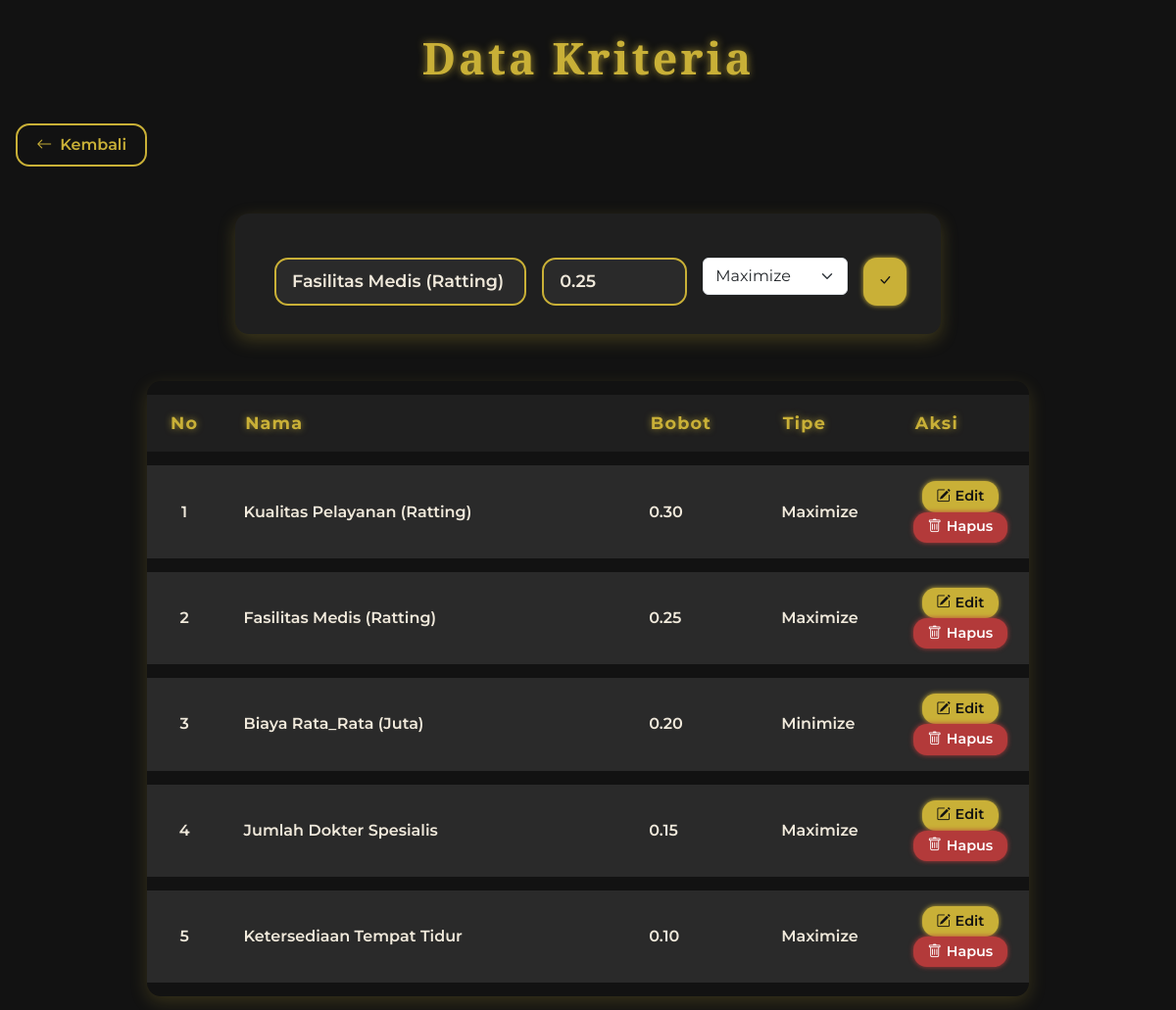
Screenshot of /kriteria.php?edit=2 (signed in) with the database file from the repository.
### tables this page shows
CREATE TABLE `kriteria` (
  `id` int(11) NOT NULL,
  `nama` varchar(100) NOT NULL,
  `bobot` float NOT NULL,
  `tipe` enum('minimize','maximize') NOT NULL
);

### kriteria.php (the view, shortened to what this page needs)
<?php
include 'koneksi.php';
$edit_mode = false;
$edit_data = [
    'id' => '',
    'nama' => '',
    'bobot' => '',
    'tipe' => ''
];
if (isset($_GET['edit'])) {
    $edit_mode = true;
    $id = intval($_GET['edit']);
    $res = $conn->query("SELECT * FROM kriteria WHERE id=$id");
    if ($res) {
        $edit_data = $res->fetch_assoc();
    }
}
?>
<!DOCTYPE html>
<html lang="en">
<head>
    <link href="https://cdn.jsdelivr.net/npm/bootstrap@5.3.0/dist/css/bootstrap.min.css" rel="stylesheet" />
    <link href="https://cdn.jsdelivr.net/npm/bootstrap-icons@1.10.5/font/bootstrap-icons.css" rel="stylesheet" />
</head>
<body>
    <h2>Data Kriteria</h2>
    <a href="index.php" class="btn-back"><i class="bi bi-arrow-left"></i> Kembali</a>
    <form method="post" class="row g-3">
        <div class="col-md-5 col-sm-12">
            <input type="text" name="nama" class="form-control" placeholder="Nama Kriteria" required
                value="<?= htmlspecialchars($edit_data['nama']) ?>" aria-label="Nama Kriteria" />
        </div>
        <div class="col-md-3 col-sm-6">
            <input type="number" step="0.01" name="bobot" class="form-control" placeholder="Bobot" required
                value="<?= htmlspecialchars($edit_data['bobot']) ?>" aria-label="Bobot Kriteria" />
        </div>
        <div class="col-md-3 col-sm-6">
            <select name="tipe" class="form-select" required aria-label="Tipe Kriteria">
                <option value="maximize" <?= ($edit_data['tipe'] == 'maximize') ? 'selected' : '' ?>>Maximize
                </option>
            </select>
        </div>
        <div class="col-md-1 col-sm-12 d-grid">
            <button type="submit" name="<?= $edit_mode ? 'edit' : 'tambah' ?>"
                class="btn <?= $edit_mode ? 'btn-warning' : 'btn-primary' ?>"
                aria-label="<?= $edit_mode ? 'Update Kriteria' : 'Tambah Kriteria' ?>">
                <i class="bi bi-check-lg"></i>
            </button>
        </div>
    </form>
    <table>
        <thead>
            <tr>
                <th>No</th>
                <th>Nama</th>
                <th>Bobot</th>
                <th>Tipe</th>
                <th>Aksi</th>
            </tr>
        </thead>
        <tbody>
            <?php
            $res = $conn->query("SELECT * FROM kriteria ORDER BY id");
            $no = 1;
            while ($row = $res->fetch_assoc()):
            ?>
            <tr>
                <td><?= $no++ ?></td>
                <td><?= htmlspecialchars($row['nama']) ?></td>
                <td><?= number_format($row['bobot'], 2) ?></td>
                <td><?= ucfirst($row['tipe']) ?></td>
                <td>
                    <a href="?edit=<?= $row['id'] ?>" class="btn btn-warning" title="Edit">
                        <i class="bi bi-pencil-square"></i> Edit
                    </a>
                    <a href="?hapus=<?= $row['id'] ?>" class="btn btn-danger"
                        onclick="return confirm('Yakin ingin hapus?')" title="Hapus">
                        <i class="bi bi-trash"></i> Hapus
                    </a>
                </td>
            </tr>
            <?php endwhile; ?>
        </tbody>
    </table>
</body>
</html>

### kriteria.php (style rules this page uses)
body { background: #121212; color: #f0e9db; font-family: 'Montserrat', sans-serif; min-height: 100vh; padding: 2rem 1rem; }
h2 { font-family: 'Playfair Display', serif; font-weight: 700; font-size: 2.8rem; color: #c9b037; letter-spacing: 3px; text-align: center; margin-bottom: 2.5rem; text-shadow: 0 0 8px rgba(201, 176, 55, 0.75); }
.btn-back { display: inline-flex; align-items: center; gap: 0.5rem; background-color: transparent; border: 2px solid #c9b037; color: #c9b037; font-weight: 600; padding: 0.5rem 1.2rem; border-radius: 14px; text-decoration: none; transition: all 0.3s ease; margin-bottom: 3rem; user-select: none; }
form.row.g-3 { max-width: 720px; margin: 0 auto 3rem auto; background-color: #1f1f1f; padding: 1.8rem 2rem; border-radius: 14px; box-shadow: 0 6px 18px rgba(201, 176, 55, 0.25); }
form input[type="text"], form input[type="number"], form select { background-color: #2a2a2a; border: 2px solid #c9b037; color: #f0e9db; font-weight: 600; border-radius: 14px; padding: 0.6rem 1rem; font-size: 1.1rem; transition: border-color 0.3s ease, background-color 0.3s ease; }
form button { border-radius: 14px; font-weight: 700; font-size: 1.1rem; padding: 0.55rem 1.5rem; transition: background-color 0.3s ease, box-shadow 0.3s ease; cursor: pointer; }
form button.btn-warning { background-color: #c9b037; border: none; color: #121212; }
table { max-width: 900px; margin: 0 auto; width: 100%; border-collapse: separate; border-spacing: 0 14px; font-size: 1rem; color: #f0e9db; box-shadow: 0 6px 18px rgba(201, 176, 55, 0.2); border-radius: 14px; overflow: hidden; }
thead tr { background-color: #1f1f1f; color: #c9b037; font-weight: 700; font-size: 1.1rem; letter-spacing: 1.2px; text-shadow: 0 0 7px rgba(201, 176, 55, 0.7); }
thead th { padding: 1rem 1.5rem; }
tbody tr { background-color: #2a2a2a; transition: background-color 0.25s ease; border-radius: 14px; }
tbody td { padding: 1rem 1.4rem; vertical-align: middle; font-weight: 600; }
tbody td:nth-child(1), tbody td:nth-child(5) { text-align: center; width: 8%; }
tbody td:nth-child(3), tbody td:nth-child(4) { width: 15%; text-transform: capitalize; }
.btn-warning { background-color: #c9b037; border: none; color: #121212; font-weight: 600; padding: 0.3rem 0.9rem; border-radius: 14px; box-shadow: 0 0 5px #c9b037; transition: background-color 0.3s ease, box-shadow 0.3s ease; font-size: 0.9rem; cursor: pointer; display: inline-flex; align-items: center; gap: 0.3rem; }
.btn-danger { background-color: #b33a3a; border: none; font-weight: 600; padding: 0.3rem 0.9rem; border-radius: 14px; box-shadow: 0 0 5px #b33a3a; transition: background-color 0.3s ease, box-shadow 0.3s ease; font-size: 0.9rem; cursor: pointer; color: #fff; display: inline-flex; align-items: center; gap: 0.3rem; }

### rows the page displays
kriteria: nama "Fasilitas Medis (Ratting)", bobot "0.25", tipe "Maximize"
kriteria: nama "Kualitas Pelayanan (Ratting)", bobot "0.30", tipe "Maximize"
kriteria: nama "Biaya Rata_Rata (Juta)", bobot "0.20", tipe "Minimize"
kriteria: nama "Jumlah Dokter Spesialis", bobot "0.15", tipe "Maximize"
kriteria: nama "Ketersediaan Tempat Tidur", bobot "0.10", tipe "Maximize"
